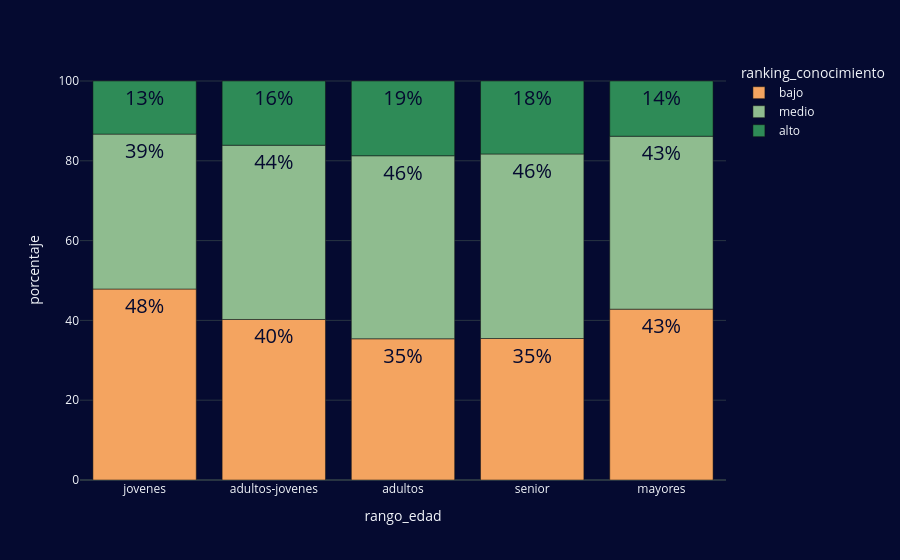

The cell this chart's notebook holds for it:
### Markdown cell above
### Porcentajes por bracket de edad: 
dentro de cada grupo de edad, qué proporción es alto/medio/bajo (cada barra suma 100%).

### Code cell
## función group by personas por cada combinación de rango_edad y ranking_conocimiento
def contar_por_bracket_y_ranking(df):
    """Cuenta personas por cada combinación de rango_edad y ranking_conocimiento."""
    return df.groupby(["rango_edad", "ranking_conocimiento"]).size().reset_index(name="cantidad")



### función convertir la cantidad en porcentaje  
def calcular_porcentaje_por_bracket(conteo):
    """Convierte la cantidad en porcentaje dentro de cada rango_edad (cada bracket suma 100%)."""
    return conteo.assign(porcentaje=conteo["cantidad"] / conteo.groupby("rango_edad")["cantidad"].transform("sum") * 100)


## aplicar funciones
bracket_ranking_porcentaje = calcular_porcentaje_por_bracket(contar_por_bracket_y_ranking(df))


## gráfico BARRAS
fig_rangos_edad = px.bar(
    bracket_ranking_porcentaje,
    x="rango_edad",
    y="porcentaje",
    color="ranking_conocimiento",
    color_discrete_map=colores_ranking,
    category_orders={"ranking_conocimiento": ["bajo", "medio", "alto"]},
    text="porcentaje",
    )
fig_rangos_edad.update_traces(
    textposition="auto",
    textfont=dict(size=20, color="#050a30", ),
    )
fig_rangos_edad.update_traces(texttemplate="%{text:.0f}%")
fig_rangos_edad.show()

### Figure 1 — Plotly figure (JSON) as saved in the notebook; plotly's stock layout.template omitted (floating-point values rounded to 4 significant figures)
{"data": [{"alignmentgroup": "True", "hovertemplate": "ranking_conocimiento=bajo<br>rango_edad=%{x}<br>porcentaje=%{text}<extra></extra>", "legendgroup": "bajo", "marker": {"color": "sandybrown", "pattern": {"shape": ""}}, "name": "bajo", "offsetgroup": "bajo", "orientation": "v", "showlegend": true, "text": [47.86, 40.23, 35.39, 35.46, 42.81], "textfont": {"color": "#050a30", "size": 20}, "textposition": "auto", "texttemplate": "%{text:.0f}%", "type": "bar", "x": ["jovenes", "adultos-jovenes", "adultos", "senior", "mayores"], "xaxis": "x", "y": [47.86, 40.23, 35.39, 35.46, 42.81], "yaxis": "y"}, {"alignmentgroup": "True", "hovertemplate": "ranking_conocimiento=medio<br>rango_edad=%{x}<br>porcentaje=%{text}<extra></extra>", "legendgroup": "medio", "marker": {"color": "darkseagreen", "pattern": {"shape": ""}}, "name": "medio", "offsetgroup": "medio", "orientation": "v", "showlegend": true, "text": [38.83, 43.68, 45.88, 46.25, 43.35], "textfont": {"color": "#050a30", "size": 20}, "textposition": "auto", "texttemplate": "%{text:.0f}%", "type": "bar", "x": ["jovenes", "adultos-jovenes", "adultos", "senior", "mayores"], "xaxis": "x", "y": [38.83, 43.68, 45.88, 46.25, 43.35], "yaxis": "y"}, {"alignmentgroup": "True", "hovertemplate": "ranking_conocimiento=alto<br>rango_edad=%{x}<br>porcentaje=%{text}<extra></extra>", "legendgroup": "alto", "marker": {"color": "seagreen", "pattern": {"shape": ""}}, "name": "alto", "offsetgroup": "alto", "orientation": "v", "showlegend": true, "text": [13.31, 16.09, 18.73, 18.29, 13.84], "textfont": {"color": "#050a30", "size": 20}, "textposition": "auto", "texttemplate": "%{text:.0f}%", "type": "bar", "x": ["jovenes", "adultos-jovenes", "adultos", "senior", "mayores"], "xaxis": "x", "y": [13.31, 16.09, 18.73, 18.29, 13.84], "yaxis": "y"}], "layout": {"barmode": "relative", "legend": {"title": {"text": "ranking_conocimiento"}, "tracegroupgap": 0}, "margin": {"t": 60}, "xaxis": {"anchor": "y", "domain": [0, 1], "title": {"text": "rango_edad"}}, "yaxis": {"anchor": "x", "domain": [0, 1], "title": {"text": "porcentaje"}}}}
